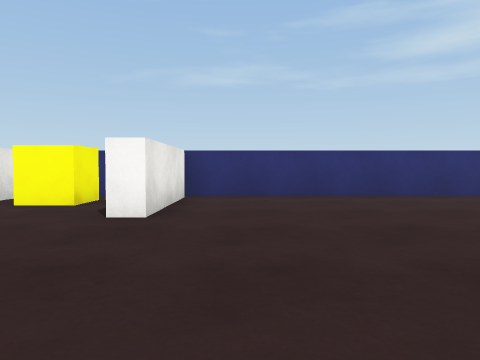
view 1 (above)

22 first-person views from a walk through a Unity game level. The camera is 0.62 m above the floor, tilts 2° down and sees 70° across. The floor is counted in squares, 1 m on a side. Each view is taken from the middle of a square. On the plan, view 1 faces up. The plan holds only what a view shows up to about 10 squares ahead; the rest is blank. Some animated figures are left out. Surface patterns are stand-ins for the level's own textures.

view 2
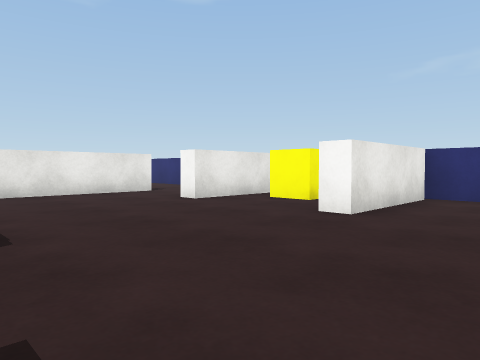

view 3
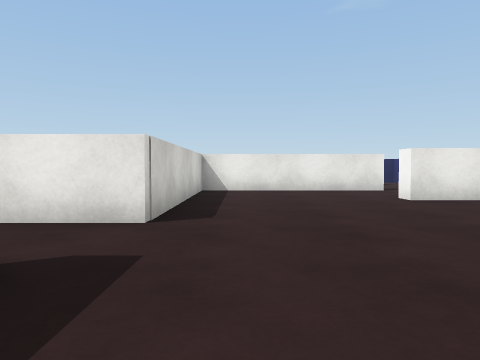

view 4
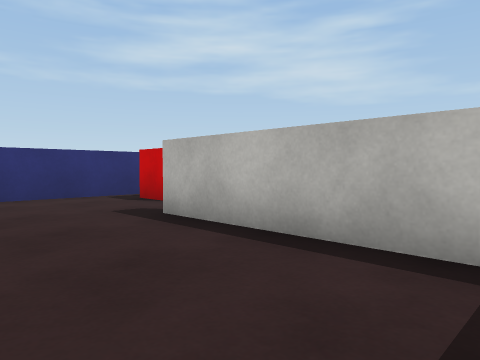

view 5
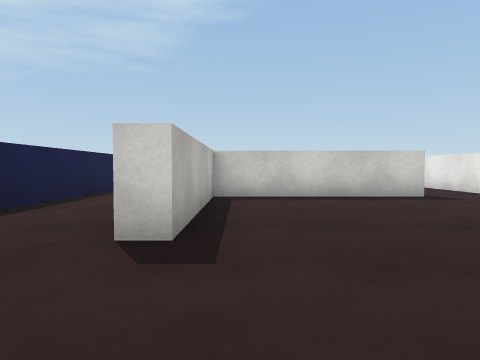

view 6
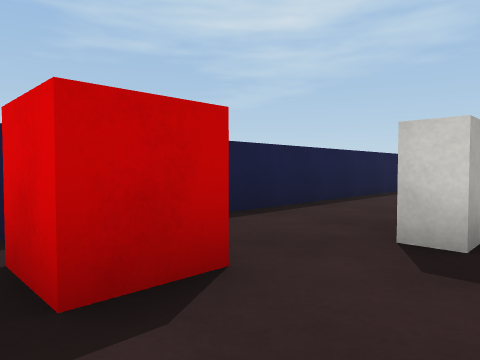

view 7
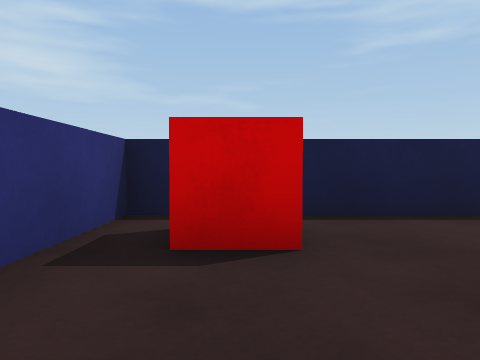

view 8
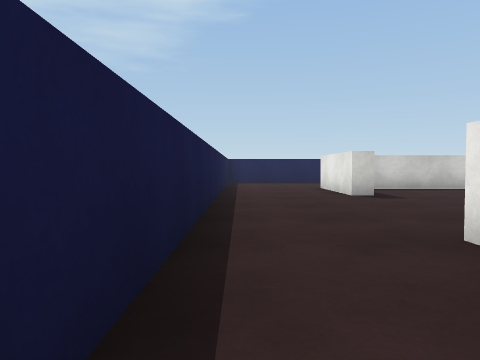

view 9
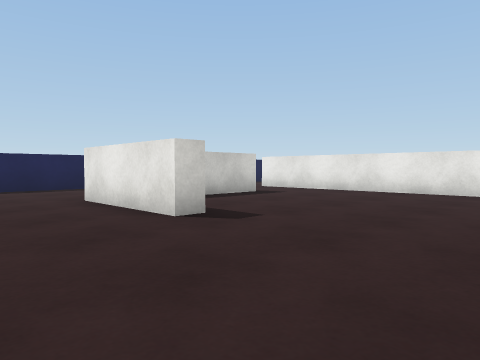

view 10
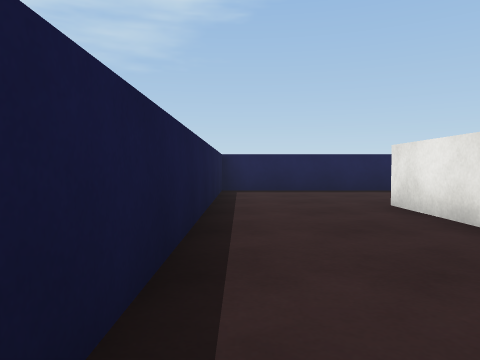

view 11
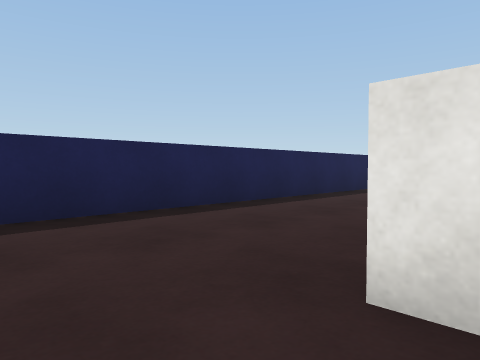

view 12
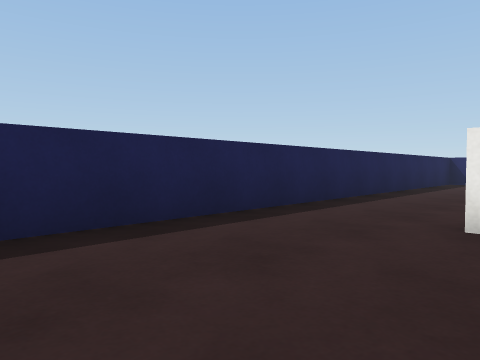

view 13
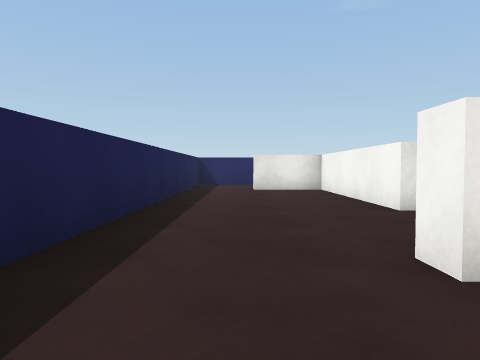

view 14
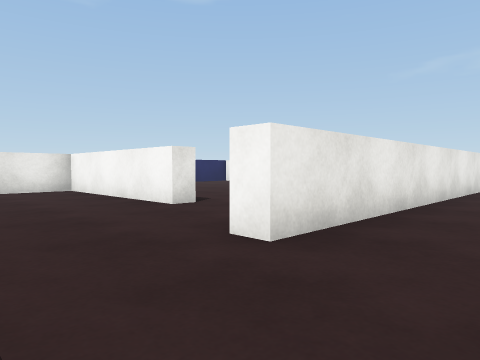

view 15
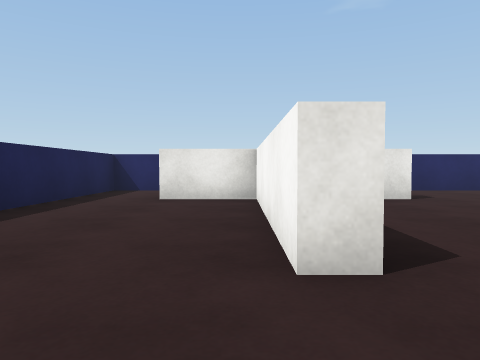

view 16
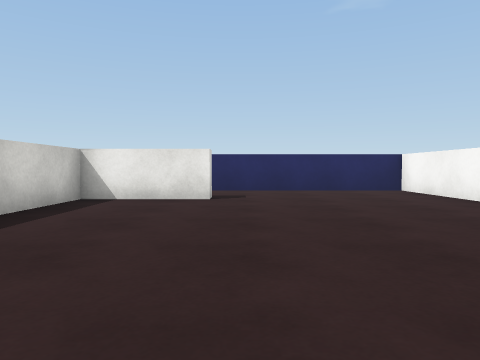

view 17
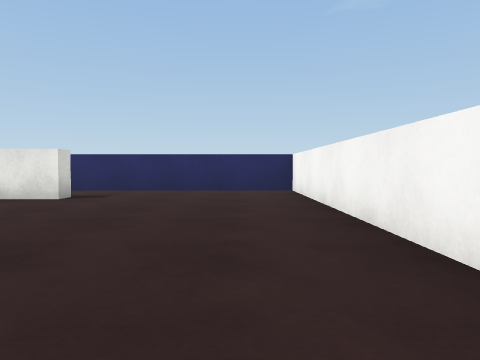

view 18
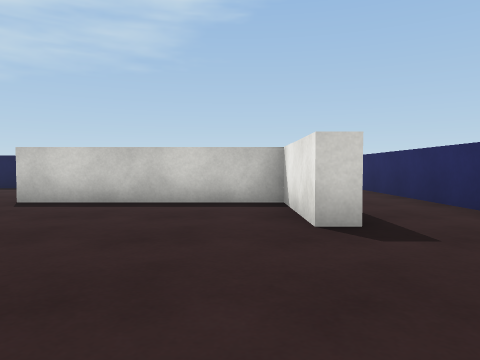

view 19
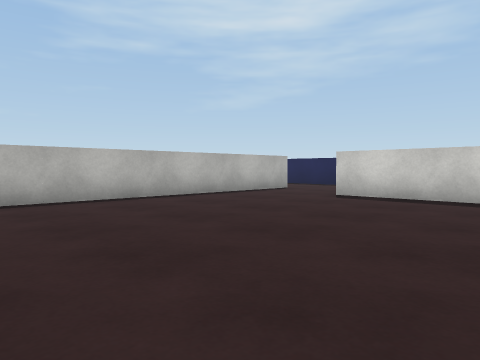

view 20
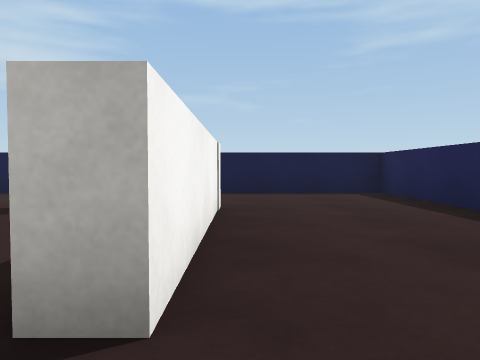

view 21
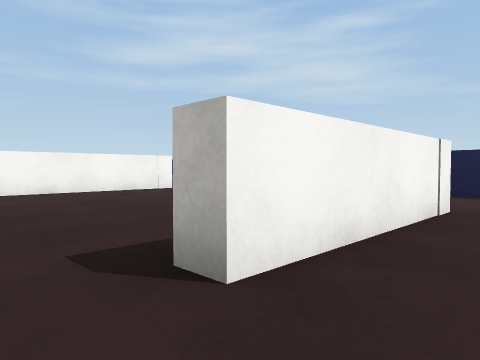

view 22
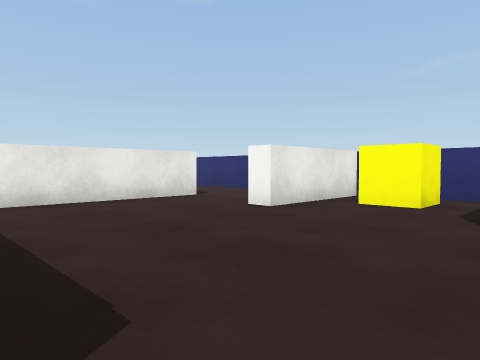

### Floor plan
Ten units are one square. View 1 is at (0, 0); x grows to the right and y downward. Boxes are objects, and circles mark ways between rooms. Rooms are numbered by the first view taken in them; rooms with no view inside come last. Other rooms are left out.
<svg viewBox="-130 -80 210 210">
<path fill="none" stroke="#000" d="M0 4 46 4 46 -41 51 -41M-12 -74 -12 -43 -18 -43M-46 -74 -46 -43 -51 -43M-74 -35 -74 0 -19 0 -19 15M75 25 75 -75 -31 -75M39 56 45 56 45 87 2 87 2 82 20 82M-50 82 -50 87 -98 87 -98 106M-19 15 -19 98 -24 98M41 9 5 9M-95 125 75 125 75 25M-104 56 -98 56 -98 82 -50 82M-50 5 -125 5 -125 125 -95 125M-24 85 -24 21"/>
<rect x="-35" y="-65" width="10" height="10" fill="#bbb"><title>yellow cube</title></rect>
<rect x="55" y="-65" width="10" height="10" fill="#bbb"><title>red cube</title></rect>
<circle cx="-5" cy="10" r="3" fill="#2a7"/>
<circle cx="65" cy="20" r="3" fill="#2a7"/>
<circle cx="-100" cy="115" r="3" fill="#2a7"/>
<circle cx="-35" cy="80" r="3" fill="#2a7"/>
<text x="10" y="-30">1</text>
<text x="0" y="80">2</text>
<text x="-80" y="50">3</text>
</svg>
Room 1 opens to room 2. Room 2 opens to room 3.

Where each view was taken, in squares from view 1:
view 1: 0 up, 0 right, facing up
view 2: 0 up, 1 right, facing up-left
view 3: 1 up, 2 right, facing left
view 4: 0 up, 2 right, facing up-right
view 5: 7 up, 4 right, facing down
view 6: 7 up, 4 right, facing down-right
view 7: 6 up, 3 right, facing right
view 8: 2 up, 7 right, facing down
view 9: 2 down, 7 right, facing down-left
view 10: 3 down, 7 right, facing down
view 11: 8 down, 6 right, facing down-left
view 12: 9 down, 2 right, facing down-left
view 13: 11 down, 0 right, facing left
view 14: 12 down, 0 right, facing up-left
view 15: 9 down, 3 left, facing left
view 16: 5 down, 3 left, facing left
view 17: 2 down, 3 left, facing left
view 18: 2 down, 9 left, facing down
view 19: 1 down, 9 left, facing down-right
view 20: 9 down, 1 left, facing right
view 21: 10 down, 1 left, facing up-right
view 22: 0 up, 1 left, facing up-left
